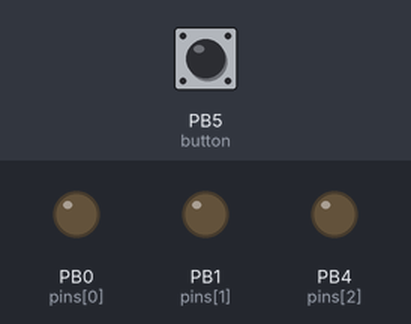
Simulated run of this sketch. Board: ATtiny85, built with avr-gcc and run on an emulated ATtiny85. Shown: output pins drawn as LEDs (lit = HIGH). The test bench sets the inputs (shaded band); at power-on: PB5 (button) LOW.

Above: at 1.2 s.
1.3 s: PB5 (button) pulled HIGH for 0.15 s
At 1.45 s:
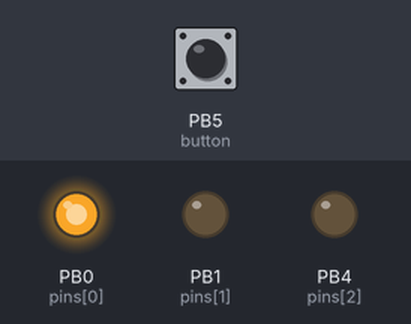
At 4.15 s:
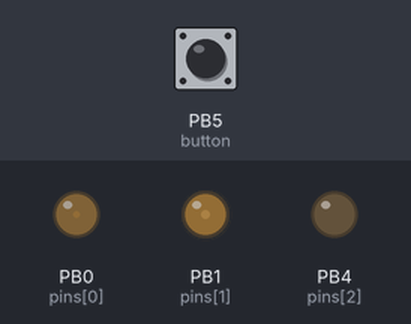
4.3 s: PB5 (button) pulled HIGH for 3.2 s
At 7.2 s:
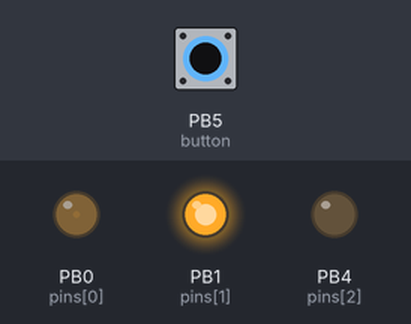
12.0 s: PB5 (button) pulled HIGH for 1 s
Timing chart, 0 to 23.2 s (numbered marks = the images above; inputs shaded):
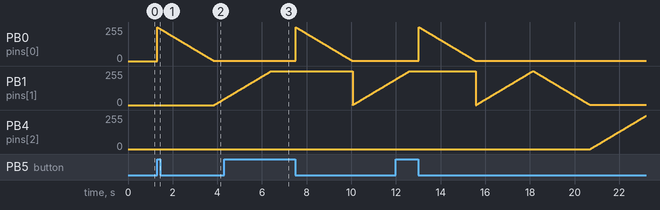

The sketch:

RGB_animation.ino
```cpp
// P0, P1, and P4 are capable of hardware PWM (analogWrite).
// P0 is the LED on this model; has PWM.

// code incoherently written at the early hours, peek at own risk.

  // vars
  int button = 5;
  // rgb pins
  int pins[] = {0,1,4}; // BGR
  // main counter/index: n #always
  int n = 0;

void setup() {
  // setup
  pinMode(pins[0], OUTPUT);
  pinMode(pins[1], OUTPUT);
  pinMode(pins[2], OUTPUT);
  pinMode(button, INPUT);  // Input for button
}

void loop() {
  while (!digitalRead(button)){/*idle behaviour*/}
  fadeout(n++);
  fadein(n<3?n:n=0);
  delay(40);
  for(int i = 200; i>0; i--){
      if (digitalRead(button)) {
          delay(40);
          while (!digitalRead(button)){
              fadeout(n++);
              fadein(n<3?n:n=0);
            }
          n = 0;
        }
    }
}

void fadein(int p){
      for (int i=0; i<256; i++){ // loop that slowly makes the led power on.
        analogWrite(pins[p],i);
        delay(10);
      }
  }
void fadeout(int p){
      for (int i=255; i>0; i--){ // loop that slowly makes the led power off.
        analogWrite(pins[p],i);
        delay(10);
      }
  }
```

Measured:
- after the input at 1.3 s, PB1 (pins[1]): moves from 0/255 to 44/255 over 0.43 s, starting after 2.6 s
